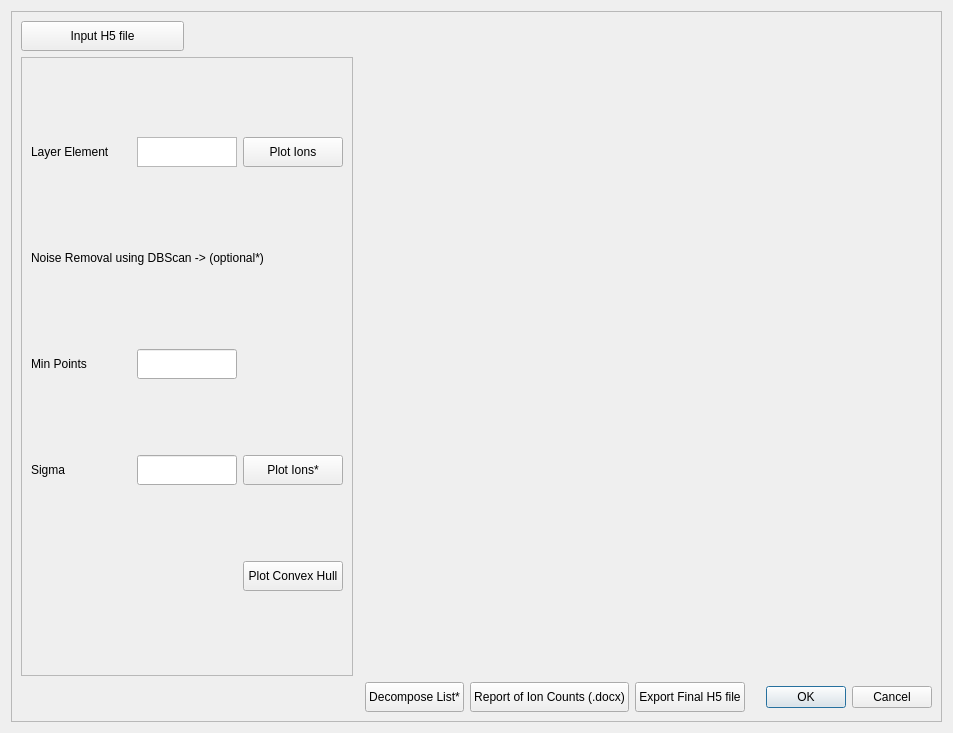
<?xml version="1.0" encoding="UTF-8"?>
<ui version="4.0">
 <class>Dialog</class>
 <widget class="QDialog" name="Dialog">
  <property name="geometry">
   <rect>
    <x>0</x>
    <y>0</y>
    <width>953</width>
    <height>733</height>
   </rect>
  </property>
  <property name="sizePolicy">
   <sizepolicy hsizetype="MinimumExpanding" vsizetype="MinimumExpanding">
    <horstretch>0</horstretch>
    <verstretch>0</verstretch>
   </sizepolicy>
  </property>
  <property name="windowTitle">
   <string>Dialog</string>
  </property>
  <layout class="QGridLayout" name="gridLayout">
   <item row="0" column="0">
    <widget class="QFrame" name="frame">
     <property name="frameShape">
      <enum>QFrame::StyledPanel</enum>
     </property>
     <property name="frameShadow">
      <enum>QFrame::Raised</enum>
     </property>
     <layout class="QGridLayout" name="gridLayout_2">
      <item row="3" column="5">
       <widget class="QPushButton" name="pushButton_15">
        <property name="minimumSize">
         <size>
          <width>0</width>
          <height>30</height>
         </size>
        </property>
        <property name="maximumSize">
         <size>
          <width>200</width>
          <height>30</height>
         </size>
        </property>
        <property name="text">
         <string>Export Final H5 file</string>
        </property>
       </widget>
      </item>
      <item row="0" column="0">
       <widget class="QPushButton" name="pushButton_3">
        <property name="maximumSize">
         <size>
          <width>200</width>
          <height>30</height>
         </size>
        </property>
        <property name="text">
         <string>Input H5 file</string>
        </property>
       </widget>
      </item>
      <item row="3" column="6">
       <widget class="QDialogButtonBox" name="buttonBox">
        <property name="orientation">
         <enum>Qt::Horizontal</enum>
        </property>
        <property name="standardButtons">
         <set>QDialogButtonBox::Cancel|QDialogButtonBox::Ok</set>
        </property>
       </widget>
      </item>
      <item row="0" column="2" rowspan="2" colspan="5">
       <widget class="QWidget" name="widget" native="true">
        <property name="minimumSize">
         <size>
          <width>500</width>
          <height>500</height>
         </size>
        </property>
       </widget>
      </item>
      <item row="3" column="3">
       <widget class="QPushButton" name="pushButton_14">
        <property name="minimumSize">
         <size>
          <width>0</width>
          <height>30</height>
         </size>
        </property>
        <property name="maximumSize">
         <size>
          <width>200</width>
          <height>30</height>
         </size>
        </property>
        <property name="text">
         <string>Decompose List*</string>
        </property>
       </widget>
      </item>
      <item row="3" column="4">
       <widget class="QPushButton" name="pushButton_16">
        <property name="minimumSize">
         <size>
          <width>0</width>
          <height>30</height>
         </size>
        </property>
        <property name="maximumSize">
         <size>
          <width>200</width>
          <height>30</height>
         </size>
        </property>
        <property name="text">
         <string>Report of Ion Counts (.docx)</string>
        </property>
       </widget>
      </item>
      <item row="1" column="0" rowspan="2" colspan="2">
       <widget class="QFrame" name="frame_2">
        <property name="frameShape">
         <enum>QFrame::StyledPanel</enum>
        </property>
        <property name="frameShadow">
         <enum>QFrame::Raised</enum>
        </property>
        <layout class="QGridLayout" name="gridLayout_4">
         <item row="0" column="1">
          <widget class="QTextEdit" name="textEdit">
           <property name="sizePolicy">
            <sizepolicy hsizetype="Maximum" vsizetype="Maximum">
             <horstretch>0</horstretch>
             <verstretch>0</verstretch>
            </sizepolicy>
           </property>
           <property name="minimumSize">
            <size>
             <width>100</width>
             <height>30</height>
            </size>
           </property>
           <property name="maximumSize">
            <size>
             <width>100</width>
             <height>30</height>
            </size>
           </property>
          </widget>
         </item>
         <item row="3" column="1">
          <widget class="QLineEdit" name="lineEdit_7">
           <property name="sizePolicy">
            <sizepolicy hsizetype="Maximum" vsizetype="Maximum">
             <horstretch>0</horstretch>
             <verstretch>0</verstretch>
            </sizepolicy>
           </property>
           <property name="minimumSize">
            <size>
             <width>100</width>
             <height>30</height>
            </size>
           </property>
           <property name="maximumSize">
            <size>
             <width>100</width>
             <height>30</height>
            </size>
           </property>
          </widget>
         </item>
         <item row="4" column="0">
          <widget class="QLabel" name="label_15">
           <property name="sizePolicy">
            <sizepolicy hsizetype="Maximum" vsizetype="Maximum">
             <horstretch>0</horstretch>
             <verstretch>0</verstretch>
            </sizepolicy>
           </property>
           <property name="minimumSize">
            <size>
             <width>100</width>
             <height>30</height>
            </size>
           </property>
           <property name="text">
            <string>Sigma</string>
           </property>
          </widget>
         </item>
         <item row="4" column="2">
          <widget class="QPushButton" name="pushButton_11">
           <property name="sizePolicy">
            <sizepolicy hsizetype="Maximum" vsizetype="Maximum">
             <horstretch>0</horstretch>
             <verstretch>0</verstretch>
            </sizepolicy>
           </property>
           <property name="maximumSize">
            <size>
             <width>200</width>
             <height>30</height>
            </size>
           </property>
           <property name="text">
            <string>Plot Ions*</string>
           </property>
          </widget>
         </item>
         <item row="0" column="2">
          <widget class="QPushButton" name="pushButton_2">
           <property name="sizePolicy">
            <sizepolicy hsizetype="Maximum" vsizetype="Maximum">
             <horstretch>0</horstretch>
             <verstretch>0</verstretch>
            </sizepolicy>
           </property>
           <property name="maximumSize">
            <size>
             <width>200</width>
             <height>30</height>
            </size>
           </property>
           <property name="text">
            <string>Plot Ions</string>
           </property>
          </widget>
         </item>
         <item row="4" column="1">
          <widget class="QLineEdit" name="lineEdit_8">
           <property name="sizePolicy">
            <sizepolicy hsizetype="Maximum" vsizetype="Maximum">
             <horstretch>0</horstretch>
             <verstretch>0</verstretch>
            </sizepolicy>
           </property>
           <property name="minimumSize">
            <size>
             <width>100</width>
             <height>30</height>
            </size>
           </property>
           <property name="maximumSize">
            <size>
             <width>100</width>
             <height>30</height>
            </size>
           </property>
          </widget>
         </item>
         <item row="1" column="0" colspan="3">
          <widget class="QLabel" name="label_13">
           <property name="sizePolicy">
            <sizepolicy hsizetype="Maximum" vsizetype="Maximum">
             <horstretch>0</horstretch>
             <verstretch>0</verstretch>
            </sizepolicy>
           </property>
           <property name="minimumSize">
            <size>
             <width>100</width>
             <height>30</height>
            </size>
           </property>
           <property name="text">
            <string>Noise Removal using DBScan -&gt; (optional*)</string>
           </property>
          </widget>
         </item>
         <item row="0" column="0">
          <widget class="QLabel" name="label">
           <property name="sizePolicy">
            <sizepolicy hsizetype="Maximum" vsizetype="Maximum">
             <horstretch>0</horstretch>
             <verstretch>0</verstretch>
            </sizepolicy>
           </property>
           <property name="maximumSize">
            <size>
             <width>100</width>
             <height>30</height>
            </size>
           </property>
           <property name="text">
            <string>Layer Element</string>
           </property>
          </widget>
         </item>
         <item row="3" column="0">
          <widget class="QLabel" name="label_14">
           <property name="sizePolicy">
            <sizepolicy hsizetype="Maximum" vsizetype="Maximum">
             <horstretch>0</horstretch>
             <verstretch>0</verstretch>
            </sizepolicy>
           </property>
           <property name="minimumSize">
            <size>
             <width>100</width>
             <height>30</height>
            </size>
           </property>
           <property name="text">
            <string>Min Points</string>
           </property>
          </widget>
         </item>
         <item row="5" column="2">
          <widget class="QPushButton" name="pushButton_5">
           <property name="sizePolicy">
            <sizepolicy hsizetype="Maximum" vsizetype="Fixed">
             <horstretch>0</horstretch>
             <verstretch>0</verstretch>
            </sizepolicy>
           </property>
           <property name="minimumSize">
            <size>
             <width>100</width>
             <height>30</height>
            </size>
           </property>
           <property name="maximumSize">
            <size>
             <width>100</width>
             <height>30</height>
            </size>
           </property>
           <property name="text">
            <string>Plot Convex Hull</string>
           </property>
          </widget>
         </item>
        </layout>
       </widget>
      </item>
     </layout>
    </widget>
   </item>
  </layout>
 </widget>
 <resources/>
 <connections>
  <connection>
   <sender>buttonBox</sender>
   <signal>accepted()</signal>
   <receiver>Dialog</receiver>
   <slot>accept()</slot>
   <hints>
    <hint type="sourcelabel">
     <x>248</x>
     <y>254</y>
    </hint>
    <hint type="destinationlabel">
     <x>157</x>
     <y>274</y>
    </hint>
   </hints>
  </connection>
  <connection>
   <sender>buttonBox</sender>
   <signal>rejected()</signal>
   <receiver>Dialog</receiver>
   <slot>reject()</slot>
   <hints>
    <hint type="sourcelabel">
     <x>316</x>
     <y>260</y>
    </hint>
    <hint type="destinationlabel">
     <x>286</x>
     <y>274</y>
    </hint>
   </hints>
  </connection>
 </connections>
</ui>
